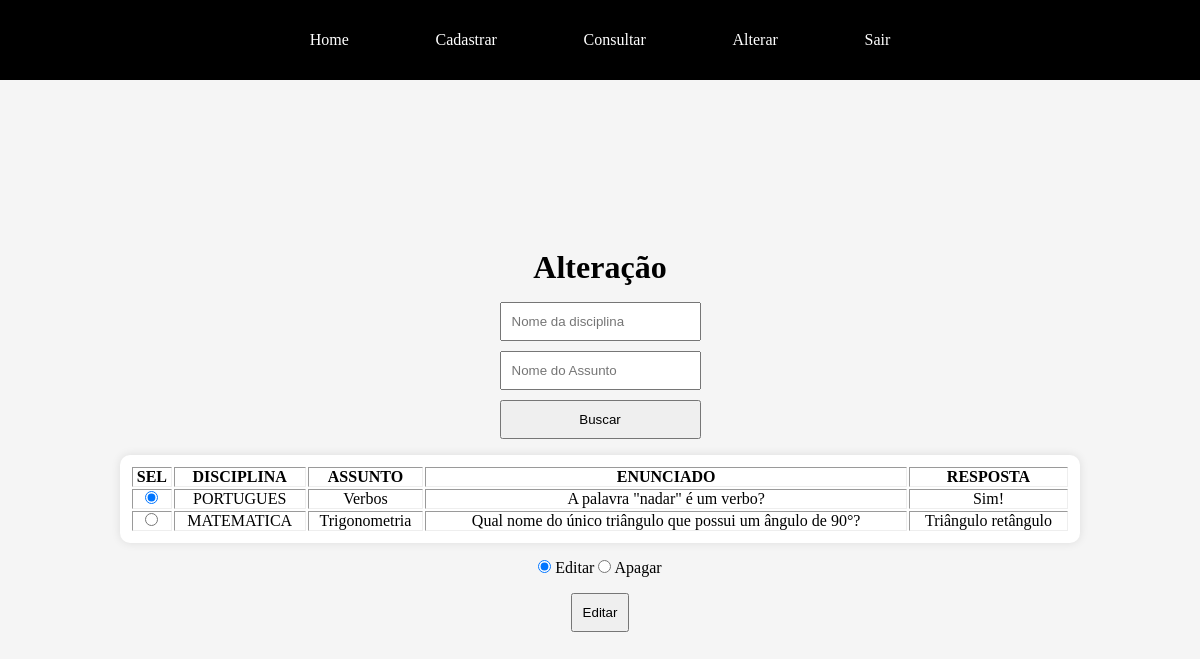
The app's page /site/acess/prof/alteracao/questao/alterar.php, older data.
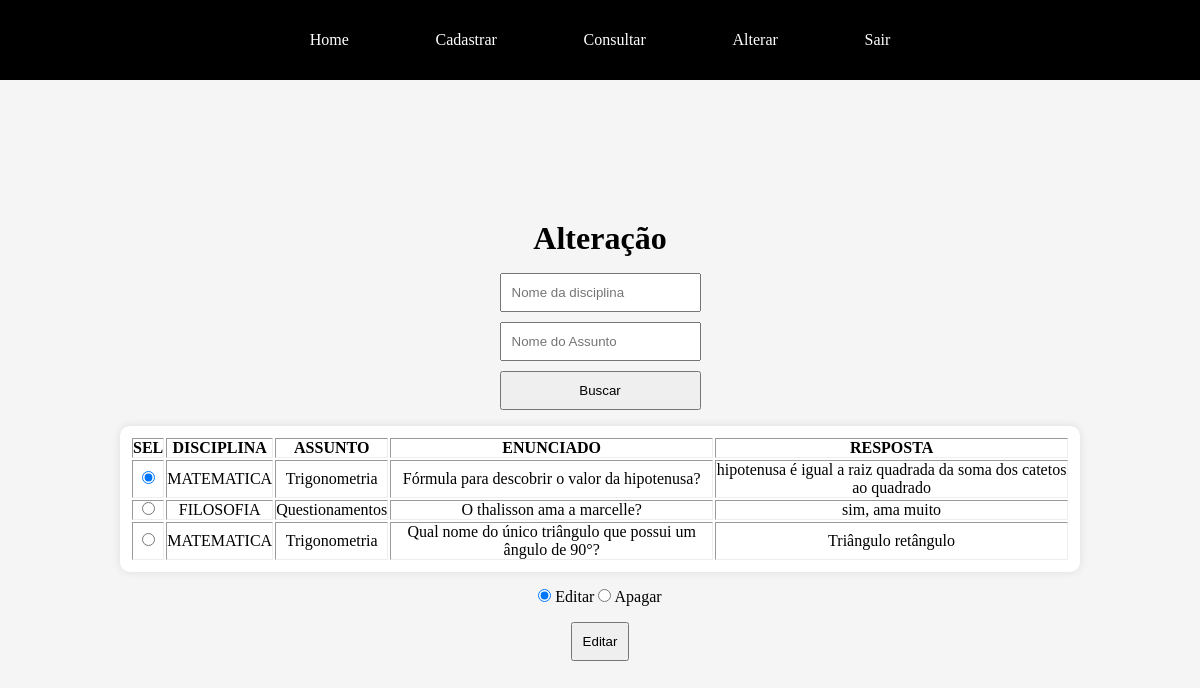
The same page, newer data.
### tables this page shows
CREATE TABLE `questao` (
  `disciplina` varchar(60) NOT NULL,
  `assunto` varchar(60) NOT NULL,
  `enunciado` varchar(120) NOT NULL,
  `resposta` varchar(120) NOT NULL
);

### site/acess/prof/alteracao/questao/alterar.php (the view, shortened to what this page needs)
<!DOCTYPE html>
<html lang="pt-BR">
<head>
  <link rel="stylesheet" href="../../../../css/acess/consulta.css">
  <?php
    require "../../../../conexao.php";
    $sql = "SELECT * FROM questao";
    $result = mysqli_query($conn, $sql);
  ?>
</head>
<body>
  <header>
    <nav class="menu">
      <a href="../../home.php" class="menu-item"><span>Home</span></a>
      <a href="../../cadastrar.php" class="menu-item"><span>Cadastrar</span></a>
      <a href="../../consultar.php" class="menu-item"><span>Consultar</span></a>
      <a href="../../alterar.php" class="menu-item"><span>Alterar</span></a>
      <a href="../../../../index.php" class="menu-item"><span>Sair</span></a>
    </nav>
  </header>
  <main>
    <h1>Alteração</h1>
    <form action="busca.php" method="post" class="busca" style="display: flex; flex-direction: column; gap: 10px;">
      <input type="text" name="nome" placeholder="Nome da disciplina" required>
      <input type="text" name="assunto" placeholder="Nome do Assunto" required>
      <button type="submit">Buscar</button>
    </form>
    <form action="validacao.php" method="post" class="form">
      <table border="1px" class='lista'>
        <thead>
          <th>SEL</th>
          <th>DISCIPLINA</th>
          <th>ASSUNTO</th>
          <th>ENUNCIADO</th>
          <th>RESPOSTA</th>
        </thead>
        <tbody>
          <?php
            $c = 0;
            while ($row = mysqli_fetch_assoc($result)) {
              if ($c == 0) {
                echo "<tr>
                  <td><input type='radio' value='{$row['enunciado']}' name='disc' checked></td>
                  <td>{$row['disciplina']}</td>
                  <td>{$row['assunto']}</td>
                  <td>{$row['enunciado']}</td>
                  <td>{$row['resposta']}</td>
                </tr>";
                $c = 1;
              } else {
                echo "<tr>
                  <td><input type='radio' value='{$row['enunciado']}' name='disc'></td>
                  <td>{$row['disciplina']}</td>
                  <td>{$row['assunto']}</td>
                  <td>{$row['enunciado']}</td>
                  <td>{$row['resposta']}</td>
                </tr>";
              }
            }
          ?>
        </tbody>
      </table>
      <div class="radios">
        <input type="radio" name="alt" value='editar' checked onclick="mudar()">
        <span>Editar</span>
        <input type="radio" name="alt" value='apagar' onclick='mudar()'>
        <span>Apagar</span>
      </div>
      <button type='submit' id='btn'>Editar</button>
    </form>
  </main>
</body>
</html>

Row changes from the older to the newer data that the page shows:
removed questao: disciplina "PORTUGUES", assunto "Verbos", enunciado "A palavra \"nadar\" é um verbo?", resposta "Sim!"
added questao: disciplina "MATEMATICA", assunto "Trigonometria", enunciado "Fórmula para descobrir o valor da hipotenusa?", resposta "hipotenusa é igual a raiz quadrada da soma dos catetos ao quadrado"
added questao: disciplina "FILOSOFIA", assunto "Questionamentos", enunciado "O thalisson ama a marcelle?", resposta "sim, ama muito"
